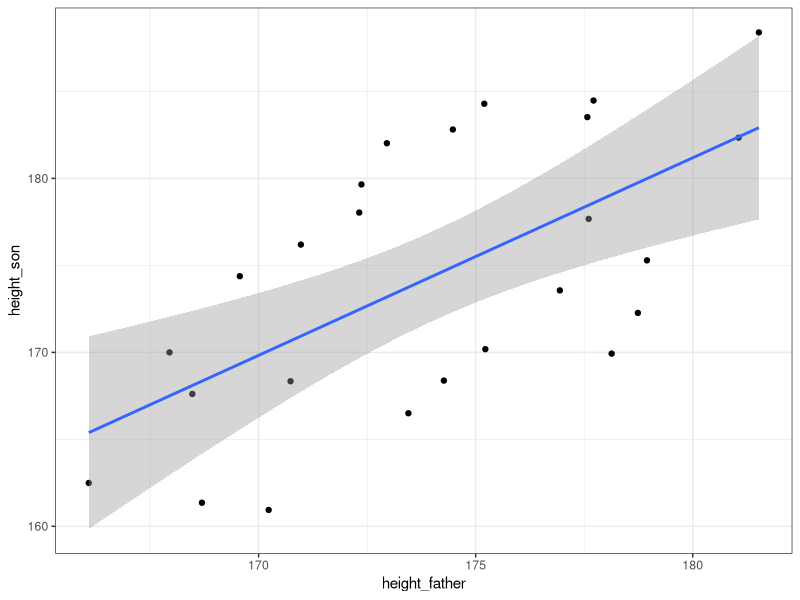

Recreate this plot in R. (Note: this script raises an error after producing the figure.)
# CI
# R2, RMSE, AIC, BIC
# ppc, homogeneity/homoscedasticity, linearity, outliers
# collinearity...

# -- head -- #

setwd('~/Work/Adjunktus/HaladóRÓra/haladorrepo')

library(tidyverse)
library(broom)
library(tidyverse)

# -- read -- #

d0 = read_tsv('dat/l3d0.tsv')
d1 = read_tsv('dat/l3d1.tsv')
d2 = read_tsv('dat/l3d2.tsv')
d3 = read_tsv('dat/l3d3.tsv')
d4 = read_tsv('dat/l3d4.tsv')
d4 = read_tsv('dat/l3d5.tsv')

# -- fun -- #

plotData = function(dat,x,y){
  dat %>% 
    ggplot(aes({{x}},{{y}})) +
    geom_point() +
    geom_smooth(method = lm) +
    theme_bw()
}

# -- wrangle -- #

## performance

plotData(d0,height_father,height_son)

lm0 = lm(height_son ~ height_father, data = d0)

lm0_coef = tidy(lm0, conf.int = T)
lm0_coef
lm0_stats = glance(lm0)
lm0_stats
lm0_perf = model_performance(lm0)
lm0_perf

## ppc

plotData(d1,height_father,height_son) 
  
lm1 = lm(height_son ~ height_father, data = d1)

tidy(lm1, conf.int = T)
glance(lm1)
check_model(lm1)

ggplot(d1, aes(height_father,height_son,colour = orig_father)) +
  geom_point() +
  theme_bw()

d1ind = d1 %>% 
  filter(orig_father == 'ind')

lm1_ind = lm(height_son ~ height_father, data = d1ind)
check_model(lm1_ind)

## homogeneity

plotData(d2,iq,income) 

lm2 = lm(income ~ iq, data = d2)

tidy(lm2, conf.int = T)
glance(lm2)
check_model(lm2)

## linearity

plotData(d3,size,weight) 

lm3 = lm(weight ~ size, data = d3)

tidy(lm3, conf.int = T)
glance(lm3)
check_model(lm3)

lm3_square = lm(weight ~ poly(size, degree = 2), data = sizes)
lm3_cube = lm(weight ~ poly(size, degree = 3), data = sizes)
check_model(lm3_cube)
compare_performance(lm3,lm3_square,lm3_cube)

## outliers

plotData(d4,sqm,price)

lm4 = lm(price ~ sqm, data = d4)

tidy(lm4, conf.int = T)
glance(lm4)
check_model(lm4)

# standard error
# mean absolute error
# top/bottom x observation

d4l = d4 %>% 
  mutate(
    median_sqm = median(sqm),
    mad_sqm = mad(sqm),
    upper_sqm = mad_sqm + 2.5 * median_sqm,
    lower_sqm = mad_sqm - 2.5 * median_sqm,
    median_price = median(price),
    mad_price = mad(price),
    upper_price = mad_price + 2.5 * median_price,
    lower_price = mad_price - 2.5 * median_price,
    keep = sqm < upper_sqm & price < upper_price
  )

d4l %>% 
  ggplot(aes(sqm,price,colour = keep)) +
  geom_point() +
  theme_bw()

d4r = d4l %>% 
  filter(keep)

lm4r = lm(price ~ sqm, data = d4r)

tidy(lm4r, conf.int = T)
glance(lm4r)
check_model(lm4r)

# minden egyszerre megy tonkre
# golem
